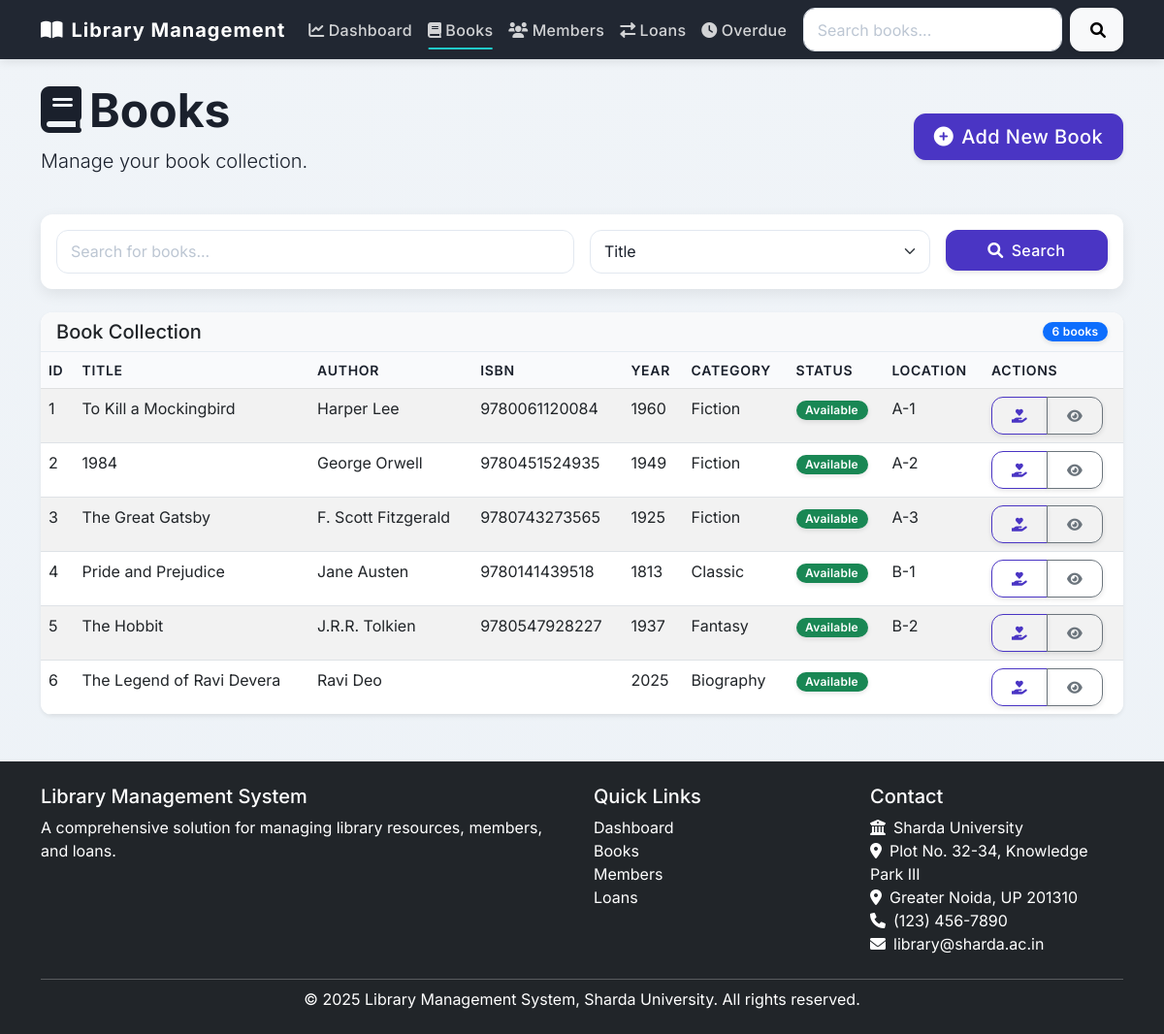
/books, run on the app's committed database.
### tables this page shows
CREATE TABLE books (
    book_id INTEGER PRIMARY KEY AUTOINCREMENT,
    title VARCHAR(255) NOT NULL,
    author VARCHAR(255) NOT NULL,
    isbn VARCHAR(20) UNIQUE,
    publication_year INTEGER,
    category VARCHAR(100),
    status VARCHAR(20) DEFAULT 'Available' CHECK (status IN ('Available', 'Borrowed', 'Reserved', 'Lost')),
    shelf_location VARCHAR(50),
    date_added DATETIME DEFAULT CURRENT_TIMESTAMP
);

### app.py (the view)
@app.route('/books')
def books():
    conn = get_db_connection()
    books = conn.execute('SELECT * FROM books').fetchall()
    conn.close()
    return render_template('books.html', books=books)

### app.py (called while the page is built)
def get_db_connection():
    conn = sqlite3.connect(DB_NAME)
    conn.row_factory = sqlite3.Row  # Access columns by name
    return conn

### templates/books.html (shortened to what this page needs)
{% extends "layout.html" %}
{% block content %}
<div class="d-flex justify-content-between align-items-center mb-4">
    <div>
        <h1 class="display-5 fw-bold">
            <i class="fas fa-book me-2"></i>Books
        </h1>
        {% if search_query %}
        <p class="lead">Search results for: <strong>{{ search_query }}</strong> (by {{ search_by }})</p>
        {% else %}
        <p class="lead">Manage your book collection.</p>
        {% endif %}
    </div>
    <div>
        <a href="{{ url_for('add_book') }}" class="btn btn-primary btn-lg">
            <i class="fas fa-plus-circle me-2"></i>Add New Book
        </a>
    </div>
</div>
<div class="card mb-4">
    <div class="card-body">
        <form action="{{ url_for('search_books') }}" method="get" class="row g-3">
            <div class="col-md-6">
                <input type="text" class="form-control" name="query" placeholder="Search for books..." value="{{ search_query or '' }}">
            </div>
            <div class="col-md-4">
                <select class="form-select" name="search_by">
                    <option value="title" {% if search_by == 'title' %}selected{% endif %}>Title</option>
                </select>
            </div>
            <div class="col-md-2">
                <button type="submit" class="btn btn-primary w-100">
                    <i class="fas fa-search me-2"></i>Search
                </button>
            </div>
        </form>
    </div>
</div>
<div class="card shadow-sm">
    <div class="card-header bg-light">
        <div class="d-flex justify-content-between align-items-center">
            <h5 class="mb-0">
                {% if search_query %}
                Search Results
                {% else %}
                Book Collection
                {% endif %}
            </h5>
            <span class="badge bg-primary">{{ books|length }} books</span>
        </div>
    </div>
    <div class="card-body p-0">
        <div class="table-responsive">
            <table class="table table-hover table-striped mb-0">
                <thead class="table-light">
                    <tr>
                        <th scope="col">ID</th>
                        <th scope="col">Title</th>
                        <th scope="col">Author</th>
                        <th scope="col">ISBN</th>
                        <th scope="col">Year</th>
                        <th scope="col">Category</th>
                        <th scope="col">Status</th>
                        <th scope="col">Location</th>
                        <th scope="col">Actions</th>
                    </tr>
                </thead>
                <tbody>
                    {% if books %}
                        {% for book in books %}
                        <tr>
                            <td>{{ book.book_id }}</td>
                            <td>{{ book.title }}</td>
                            <td>{{ book.author }}</td>
                            <td>{{ book.isbn }}</td>
                            <td>{{ book.publication_year }}</td>
                            <td>{{ book.category }}</td>
                            <td>
                                {% if book.status == 'Available' %}
                                <span class="badge bg-success">{{ book.status }}</span>
                                {% elif book.status == 'Borrowed' %}
                                <span class="badge bg-warning">{{ book.status }}</span>
                                {% elif book.status == 'Reserved' %}
                                <span class="badge bg-info">{{ book.status }}</span>
                                {% else %}
                                <span class="badge bg-danger">{{ book.status }}</span>
                                {% endif %}
                            </td>
                            <td>{{ book.shelf_location }}</td>
                            <td>
                                <div class="btn-group btn-group-sm">
                                    {% if book.status == 'Available' %}
                                    <a href="{{ url_for('add_loan', book_id=book.book_id) }}" class="btn btn-outline-primary" title="Check Out">
                                        <i class="fas fa-hand-holding-heart"></i>
                                    </a>
                                    {% endif %}
                                    <button type="button" class="btn btn-outline-secondary book-details" data-bs-toggle="modal" data-bs-target="#bookDetailsModal"
                                        data-book-id="{{ book.book_id }}"
                                        data-book-title="{{ book.title }}"
                                        data-book-author="{{ book.author }}"
                                        data-book-isbn="{{ book.isbn }}"
                                        data-book-year="{{ book.publication_year }}"
                                        data-book-category="{{ book.category }}"
                                        data-book-status="{{ book.status }}"
                                        data-book-location="{{ book.shelf_location }}"
                                        data-book-added="{{ book.date_added }}"
                                        title="View Details">
                                        <i class="fas fa-eye"></i>
                                    </button>
                                </div>
                            </td>
                        </tr>
                        {% endfor %}
                    {% endif %}
                </tbody>
            </table>
        </div>
    </div>
</div>
{% endblock %}

### templates/layout.html (shortened to what this page needs)
<!DOCTYPE html>
<html lang="en">
<head>
    <link href="https://cdn.jsdelivr.net/npm/bootstrap@5.3.0-alpha1/dist/css/bootstrap.min.css" rel="stylesheet">
    <link rel="stylesheet" href="https://cdnjs.cloudflare.com/ajax/libs/font-awesome/6.0.0/css/all.min.css">
    <link rel="stylesheet" href="{{ url_for('static', filename='css/style.css') }}">
</head>
<body>
    <nav class="navbar navbar-expand-lg navbar-dark bg-primary">
        <div class="container">
            <a class="navbar-brand" href="{{ url_for('index') }}">
                <i class="fas fa-book-open me-2"></i>Library Management
            </a>
            <div class="collapse navbar-collapse" id="navbarNav">
                <ul class="navbar-nav me-auto">
                    <li class="nav-item">
                        <a class="nav-link" href="{{ url_for('dashboard') }}">
                            <i class="fas fa-chart-line me-1"></i>Dashboard
                        </a>
                    </li>
                    <li class="nav-item">
                        <a class="nav-link" href="{{ url_for('books') }}">
                            <i class="fas fa-book me-1"></i>Books
                        </a>
                    </li>
                    <li class="nav-item">
                        <a class="nav-link" href="{{ url_for('members') }}">
                            <i class="fas fa-users me-1"></i>Members
                        </a>
                    </li>
                    <li class="nav-item">
                        <a class="nav-link" href="{{ url_for('loans') }}">
                            <i class="fas fa-exchange-alt me-1"></i>Loans
                        </a>
                    </li>
                    <li class="nav-item">
                        <a class="nav-link" href="{{ url_for('overdue') }}">
                            <i class="fas fa-clock me-1"></i>Overdue
                        </a>
                    </li>
                </ul>
                <form class="d-flex" action="{{ url_for('search_books') }}" method="get">
                    <input class="form-control me-2" type="search" name="query" placeholder="Search books...">
                    <button class="btn btn-light" type="submit">
                        <i class="fas fa-search"></i>
                    </button>
                </form>
            </div>
        </div>
    </nav>
    <div class="container my-4">
        {% block content %}{% endblock %}
    </div>
    <footer class="bg-dark text-white py-4 mt-5">
        <div class="container">
            <div class="row">
                <div class="col-md-6">
                    <h5>Library Management System</h5>
                    <p>A comprehensive solution for managing library resources, members, and loans.</p>
                </div>
                <div class="col-md-3">
                    <h5>Quick Links</h5>
                    <ul class="list-unstyled">
                        <li><a href="{{ url_for('dashboard') }}" class="text-white">Dashboard</a></li>
                        <li><a href="{{ url_for('books') }}" class="text-white">Books</a></li>
                        <li><a href="{{ url_for('members') }}" class="text-white">Members</a></li>
                        <li><a href="{{ url_for('loans') }}" class="text-white">Loans</a></li>
                    </ul>
                </div>
                <div class="col-md-3">
                    <h5>Contact</h5>
                    <address>
                        <i class="fas fa-university me-2"></i>Sharda University<br>
                        <i class="fas fa-map-marker-alt me-2"></i>Plot No. 32-34, Knowledge Park III<br>
                        <i class="fas fa-location-dot me-2"></i>Greater Noida, UP 201310<br>
                        <i class="fas fa-phone me-2"></i>(123) 456-7890<br>
                        <i class="fas fa-envelope me-2"></i>library@sharda.ac.in
                    </address>
                </div>
            </div>
            <hr class="my-2">
            <div class="text-center">
                <p class="mb-0">&copy; 2025 Library Management System, Sharda University. All rights reserved.</p>
            </div>
        </div>
    </footer>
</body>
</html>

### static/css/style.css (style rules this page uses)
:root { --primary: #4a35c4; --primary-dark: #3822ab; --secondary: #20c9c9; --success: #00a67f; --warning: #ffb52e; --danger: #ff4f4f; --info: #0675d1; --light: #f0f4f8; --dark: #1a202c; --body-bg: #f8fafc; --card-shadow: 0 5px 15px rgba(0, 0, 0, 0.08); --card-shadow-hover: 0 10px 25px rgba(0, 0, 0, 0.12); --transition-speed: 0.3s; --border-radius: 0.75rem; }
body { font-family: 'Inter', 'Segoe UI', Roboto, -apple-system, BlinkMacSystemFont, Arial, sans-serif; background-color: var(--body-bg); background-image: linear-gradient(180deg, #f0f4f8 0%, #edf2f7 100%); background-attachment: fixed; overflow-x: hidden; min-height: 100vh; color: var(--dark); font-size: 16px; line-height: 1.5; }
.card { transition: all var(--transition-speed) ease; box-shadow: var(--card-shadow); border: none; border-radius: var(--border-radius); overflow: hidden; background-color: #ffffff; }
.card-header { background-color: rgba(249, 250, 252, 0.95); border-bottom: 1px solid rgba(226, 232, 240, 0.8); font-weight: 600; }
.table th { font-weight: 600; font-size: 0.875rem; text-transform: uppercase; letter-spacing: 0.05em; color: var(--dark); background-color: rgba(249, 250, 252, 0.95); }
.table-hover tbody tr { transition: all var(--transition-speed) ease; }
.btn { border-radius: var(--border-radius); transition: all var(--transition-speed) ease; position: relative; overflow: hidden; box-shadow: 0 2px 5px rgba(0, 0, 0, 0.1); font-weight: 500; letter-spacing: 0.02em; padding: 0.5rem 1.25rem; }
.btn-primary { background: var(--primary); border-color: var(--primary); }
.btn-outline-primary { border: 1.5px solid var(--primary); color: var(--primary); }
.badge { font-weight: 600; padding: 0.35em 0.8em; border-radius: 9999px; font-size: 0.75em; letter-spacing: 0.02em; box-shadow: 0 2px 5px rgba(0, 0, 0, 0.1); }
.form-control, .form-select { border-radius: var(--border-radius); border: 1px solid #e2e8f0; padding: 0.6rem 0.875rem; transition: all 0.2s ease-in-out; background-color: #ffffff; font-size: 1rem; line-height: 1.5; color: var(--dark); }
.form-control::placeholder { color: #a0aec0; opacity: 0.7; }
.bg-primary, .bg-success, .bg-warning, .bg-danger, .bg-info { color: white; }
.navbar { background: rgba(26, 32, 44, 0.97) !important; backdrop-filter: blur(5px); box-shadow: 0 2px 10px rgba(0, 0, 0, 0.1); }
.navbar-brand { font-weight: 700; letter-spacing: 0.05em; color: #ffffff !important; }
.nav-link { position: relative; transition: all 0.3s ease; font-weight: 500; letter-spacing: 0.02em; color: rgba(255, 255, 255, 0.8) !important; }
.nav-link::after { content: ''; position: absolute; width: 0; height: 2px; bottom: 0; left: 50%; background: var(--secondary); transition: all 0.3s ease; transform: translateX(-50%); }
.nav-link.active::after, .nav-link:hover::after { width: 80%; }
.animate-fade-in { animation: fadeIn 0.5s ease-out; }
footer { background: var(--dark); padding: 2rem 0; }
footer a { transition: all 0.3s ease; text-decoration: none; position: relative; color: rgba(255, 255, 255, 0.8) !important; }

### data on the page
books: book_id "1", title "To Kill a Mockingbird", author "Harper Lee", isbn "9780061120084", publication_year "1960", category "Fiction", status "Available", shelf_location "A-1"
books: book_id "2", title "1984", author "George Orwell", isbn "9780451524935", publication_year "1949", category "Fiction", status "Available", shelf_location "A-2"
books: book_id "3", title "The Great Gatsby", author "F. Scott Fitzgerald", isbn "9780743273565", publication_year "1925", category "Fiction", status "Available", shelf_location "A-3"
books: book_id "4", title "Pride and Prejudice", author "Jane Austen", isbn "9780141439518", publication_year "1813", category "Classic", status "Available", shelf_location "B-1"
books: book_id "5", title "The Hobbit", author "J.R.R. Tolkien", isbn "9780547928227", publication_year "1937", category "Fantasy", status "Available", shelf_location "B-2"
books: book_id "6", title "The Legend of Ravi Devera", author "Ravi Deo", publication_year "2025", category "Biography", status "Available"

### other printed values
{{ books|length }} "6"
